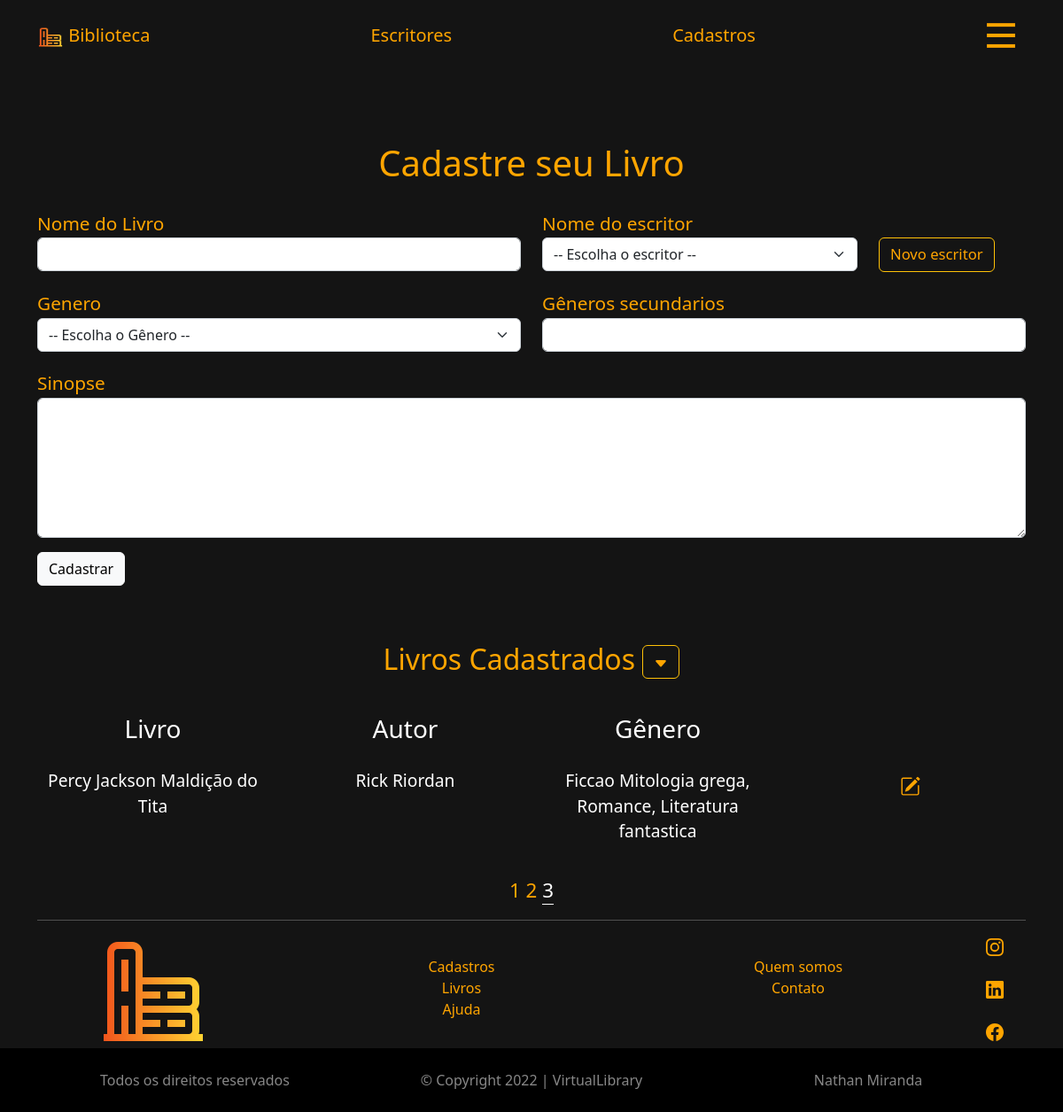
Page /frontend/page/cadastros?page=3 on the committed database.
### tables this page shows
CREATE TABLE `books` (
  `id` int(11) NOT NULL,
  `book_name` varchar(45) NOT NULL,
  `genre` varchar(25) NOT NULL,
  `writer_id` int(11) DEFAULT NULL,
  `sinopse` text,
  `other_genre` varchar(60) DEFAULT NULL
);

CREATE TABLE `writers` (
  `id` int(11) NOT NULL,
  `writer_name` varchar(45) NOT NULL,
  `phone_number` varchar(25) DEFAULT NULL,
  `email` varchar(70) DEFAULT NULL
);

### frontend/page/cadastros.php (the view, shortened to what this page needs)
<?php
$conn = connect();
?>
<!DOCTYPE html>
<html lang="en">
<head>
    <link rel="stylesheet" href="/assets/app.css">
    <link href="https://cdn.jsdelivr.net/npm/bootstrap@5.2.3/dist/css/bootstrap.min.css" rel="stylesheet">
</head>
<body>
    <?php
    include '../components/header.php';
    ?>
    <div class="text-center" id='orange-text'>
        <h1 style="margin-top: 2em;">Cadastre seu Livro</h1>
    </div>
    <div class="container">
        <form action="../../backend/register.php" method="post">
            <div class="row" id="orange-text">
                <div class="col-6" id="forms">
                    <div class="form-group">
                        <label for="book-name">Nome do Livro</label>
                        <input type="text" class="form-control" name="book-name" id="book-name" required>
                    </div>
                </div>
                <div class="col-4" id="forms">
                    <div class="form-group">
                        <label for="writer-name">Nome do escritor</label>
                        <select class="form-select" aria-label="Default select example" name="writer-name" required
                            id="writer-name">
                            <option value="">-- Escolha o escritor --</option>
                        </select>
                    </div>
                </div>
                <div class="col-2" >
                    <a href="writerForm?page=1" class="btn btn-outline-warning"
                     id="writerButton" style="margin-top:3.1em;">Novo escritor</a>
                </div>
            </div>
            <div class="row" id="orange-text">
                <div class="col-6" id="forms">
                    <div class="form-group">
                        <label for="genre">Genero</label>
                        <select class="form-select " aria-label="Default select example" name="genre" id="genre" required>
                            <option value="">-- Escolha o Gênero --</option>
                        </select>
                    </div>
                </div>
                <div class="col-6" id="forms">
                    <div class="form-group">
                        <label for="other-genres">Gêneros secundarios</label>
                        <input type="text" minlength="2" maxlength="50" class="form-control"
                            name="other-genres" id="other-genres">
                    </div>
                </div>
            </div>
            <div class="row" id="orange-text">
                <div class="form-group col-12" id="forms">
                    <label for="textarea" id="orange-text">Sinopse</label>
                    <textarea class="form-control" name="sinopse" id="textarea" cols="20"
                     rows="6"></textarea>
                </div>
            </div>
            <button type="submit" class="btn btn-light" id="forms">Cadastrar</button>
        </form>
    </div>
    <div class="container ">
        <h2 id='orange-text' class="text-center" style='margin-top: 2em;'>Livros Cadastrados
        <button class="btn btn-outline-warning" id="arrowBtn" type="button" data-bs-toggle="collapse" data-bs-target="#collapseExample" aria-expanded="false" aria-controls="collapseExample">
             <i class="bi bi-caret-down-fill"><svg xmlns="http://www.w3.org/2000/svg" width="16" height="16" fill="currentColor" class="bi bi-caret-down-fill" viewBox="0 0 16 16">
            <path d="M7.247 11.14 2.451 5.658C1.885 5.013 2.345 4 3.204 4h9.592a1 1 0 0 1 .753 1.659l-4.796 5.48a1 1 0 0 1-1.506 0z"/>
            </svg></i>
        </button>
        </h2>
    </div>
    <?php
    $page_current = filter_input(INPUT_GET, 'page', FILTER_SANITIZE_NUMBER_INT);
    $page = (!empty($page_current)) ? $page_current : 1;
    $pg_qty = 10;
    $start = ($pg_qty * $page) - $pg_qty;
    $sqlPage = $conn->prepare("SELECT b.id, b.book_name, b.genre, b.other_genre, b.sinopse, w.writer_name FROM books as b, writers as w WHERE w.id = b.writer_id ORDER BY book_name LIMIT $start, $pg_qty");
    $sqlPage->execute(array());
    $resultJoin = $sqlPage->fetchAll();
    echo "<div class='container text-center'>
            <div class='row' style='margin-top:2em;'>
                <div class='col-3'> <h3>Livro</h3></div>
                <div class='col-3'> <h3>Autor</h3></div>
                <div class='col-3'> <h3>Gênero</h3></div>
                <div class='col-3'> <h3></h3></div>
            </div>
        </div>";
    foreach ($resultJoin as $key ) {
        $book_name = $key['book_name'];
        $writer_name = $key['writer_name'];
        $genre = $key['genre'];
        $other_genre = $key['other_genre'];
        $id = $key['id'];
        echo "<div class='container text-center'>
            <div class='row'>
                <div class='sqlResult col-3'> <p>$book_name</p></div>
                <div class='sqlResult col-3'> <p>$writer_name</p></div>
                <div class='sqlResult col-3'><p>$genre $other_genre</p></div>
                <div class='sqlResult col-3 text-center'>
                <a href='editForm?id=$id' class='btn' role='button'>
                <i class='bi bi-pencil-square'><svg xmlns='http://www.w3.org/2000/svg' width='23' height='23' fill='currentColor' class='bi bi-pencil-square' viewBox='0 0 16 16'>
                <path d='M15.502 1.94a.5.5 0 0 1 0 .706L14.459 3.69l-2-2L13.502.646a.5.5 0 0 1 .707 0l1.293 1.293zm-1.75 2.456-2-2L4.939 9.21a.5.5 0 0 0-.121.196l-.805 2.414a.25.25 0 0 0 .316.316l2.414-.805a.5.5 0 0 0 .196-.12l6.813-6.814z'/>
                <path fill-rule='evenodd' d='M1 13.5A1.5 1.5 0 0 0 2.5 15h11a1.5 1.5 0 0 0 1.5-1.5v-6a.5.5 0 0 0-1 0v6a.5.5 0 0 1-.5.5h-11a.5.5 0 0 1-.5-.5v-11a.5.5 0 0 1 .5-.5H9a.5.5 0 0 0 0-1H2.5A1.5 1.5 0 0 0 1 2.5v11z'/>
              </svg></i></a>
                </div>
            </div>
        </div>";
    }
    ?>
    <div class="container text-center" style="font-size: 1.4em;">
        <?php
        $count = $conn->query("SELECT count(*) FROM books")->fetchColumn();
        $i = 1;
        while ($count > 0) {
            if ($page_current == $i) {
                echo "<span id='page-nav'><a href='cadastros?page=$i'>$i</a></span> ";
            } else {
                echo "<a href='cadastros?page=$i'>$i</a> ";
            }
            $count = $count - 10;
            $i++;
        }
        ?>
    </div>
    <?php
    include '../components/footer.php';
    ?>
</body>

### assets/app.css (style rules this page uses)
#orange-text, #arrowBtn ,a { color: orange !important; text-decoration:none !important; }
body { background-color:#141414 !important; color: #fff !important; }
#page-nav a { border-bottom: 1px solid rgb(255, 255, 255); color: #fff !important; }
form { font-size: 1.3em !important; }
#forms { margin-top: 1em; }
.sqlResult { padding: 0; font-size: 1.2em; margin: 1em 0 1em 0 !important; }
#writerButton { font-size: .8em !important; }

### frontend/page/cadastros.php (style rules this page uses)
h2 { align-items: center; }
#arrowBtn { color: orange; }

### rows in the picture
books: book_name "Percy Jackson Maldição do Tita", writer.writer_name "Rick Riordan", genre "Ficcao", other_genre "Mitologia grega, Romance, Literatura fantastica"
